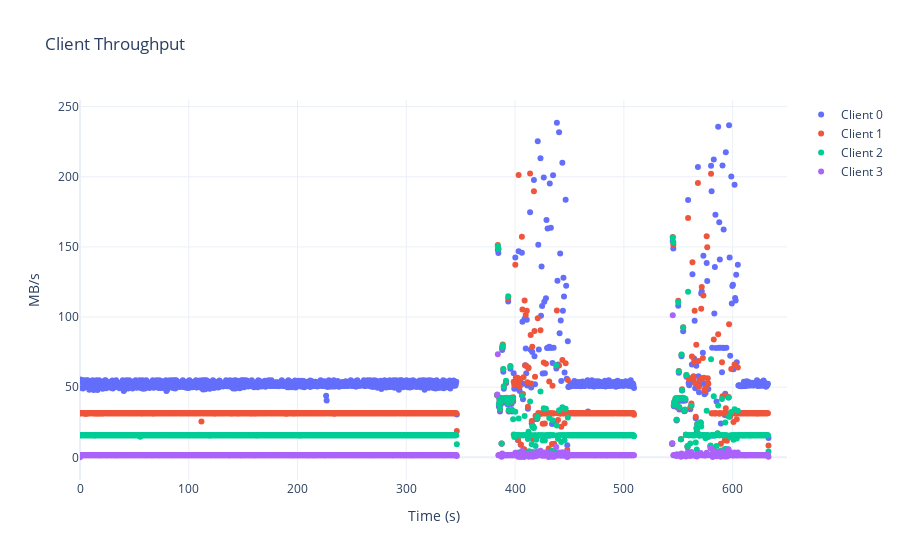
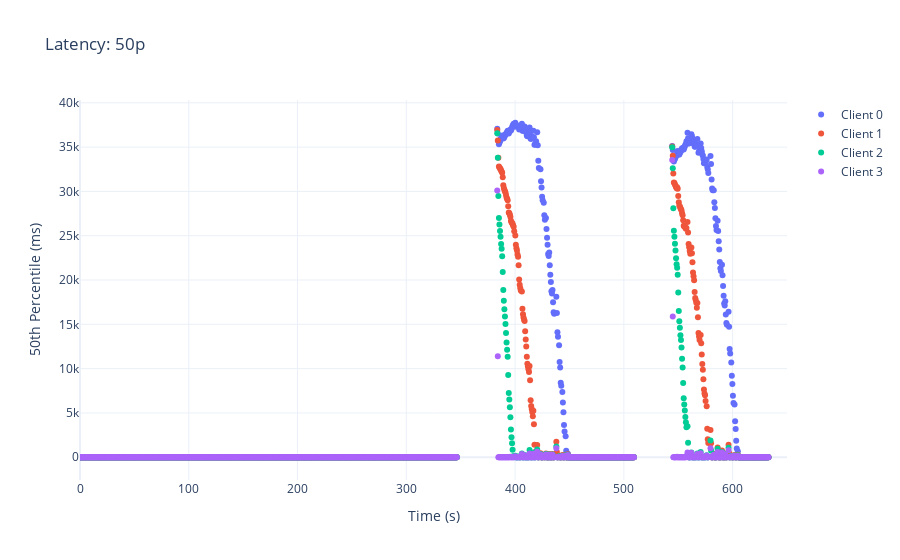
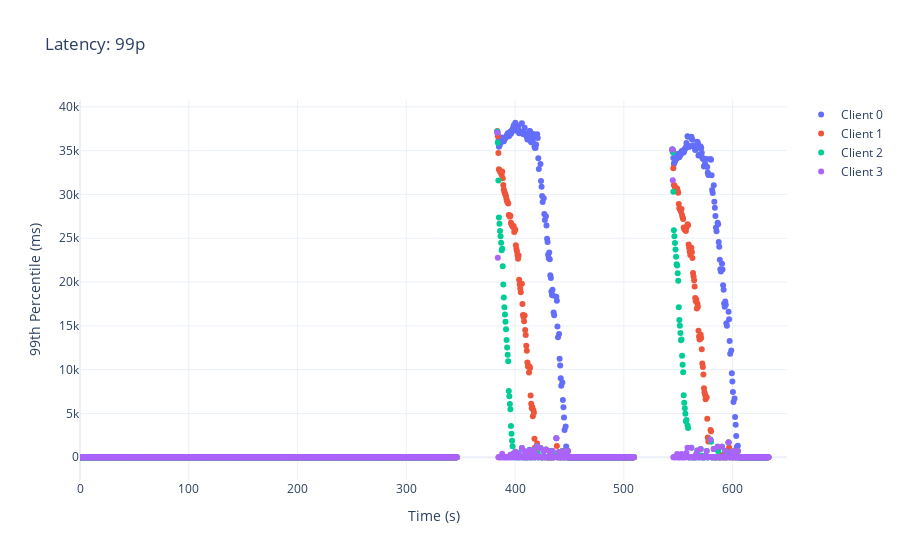
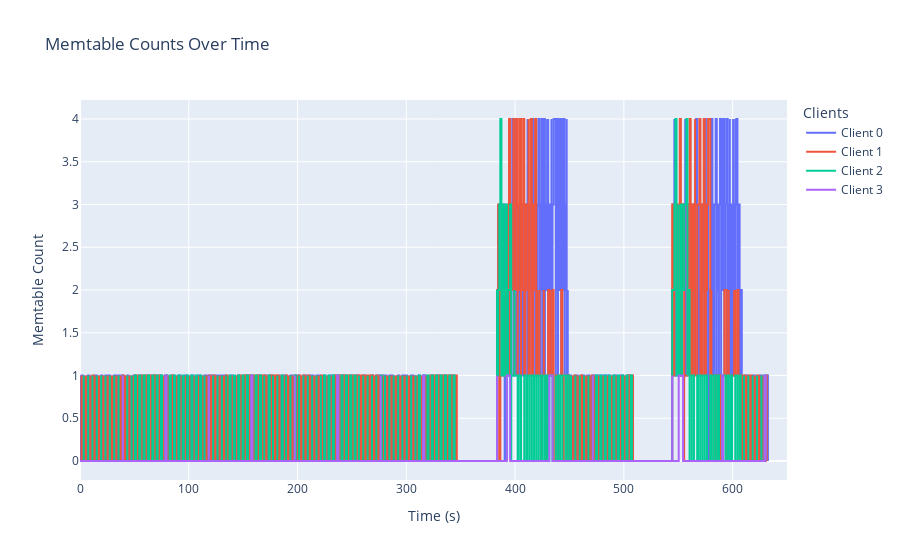

The notebook cell saved with these charts, in order:
### Code cell
import time 
from plotly.subplots import make_subplots
import plotly.graph_objects as go

def generate_plots(xlim, output_file):
  version = '3500-2000-1000-100-L0-100'
  start_time_s = plot_client_results(output_file, xlim, version)
  plot_memtable_stats(output_file, start_time_s, xlim, version)
  start_time_shift = 0
  plot_rocksdb_events(output_file, start_time_s, xlim, version)
  plot_overall_iops(output_file, start_time_shift, xlim, version)
  plot_overall_tputs(output_file, start_time_shift, xlim, version)
  plot_io_waittimes(output_file, start_time_shift, xlim, version)
  plot_io_reqsize(output_file, start_time_shift, xlim, version)
  plot_cpu_util(output_file, start_time_shift, xlim, version)

xlim = (0, 650)
output_file = "results/timeseries_" + str(int(time.time())) + ".txt"
generate_plots(xlim, output_file)

### Figure 1 — Plotly figure (JSON) as saved in the notebook; plotly's stock layout.template omitted (floating-point values rounded to 4 significant figures; data arrays with more than 128 entries replaced by an {"elided": "..."} marker saying what was removed)
{"data": [{"marker": {"size": 6}, "mode": "markers", "name": "Client 0", "type": "scatter", "x": {"elided": "1090 float values"}, "y": {"elided": "1090 float values"}}, {"marker": {"size": 6}, "mode": "markers", "name": "Client 1", "type": "scatter", "x": {"elided": "1090 float values"}, "y": {"elided": "1090 float values"}}, {"marker": {"size": 6}, "mode": "markers", "name": "Client 2", "type": "scatter", "x": {"elided": "1090 float values"}, "y": {"elided": "1090 float values"}}, {"marker": {"size": 6}, "mode": "markers", "name": "Client 3", "type": "scatter", "x": {"elided": "1090 float values"}, "y": {"elided": "1090 float values"}}], "layout": {"title": {"text": "Client Throughput"}, "xaxis": {"range": [0, 650], "title": {"text": "Time (s)"}}, "yaxis": {"title": {"text": "MB/s"}}}}

### Figure 2 — Plotly figure (JSON) as saved in the notebook; plotly's stock layout.template omitted (floating-point values rounded to 4 significant figures; data arrays with more than 128 entries replaced by an {"elided": "..."} marker saying what was removed)
{"data": [{"marker": {"size": 6}, "mode": "markers", "name": "Client 0", "type": "scatter", "x": {"elided": "1090 float values"}, "y": {"elided": "1090 float values"}}, {"marker": {"size": 6}, "mode": "markers", "name": "Client 1", "type": "scatter", "x": {"elided": "1090 float values"}, "y": {"elided": "1090 float values"}}, {"marker": {"size": 6}, "mode": "markers", "name": "Client 2", "type": "scatter", "x": {"elided": "1090 float values"}, "y": {"elided": "1090 float values"}}, {"marker": {"size": 6}, "mode": "markers", "name": "Client 3", "type": "scatter", "x": {"elided": "1090 float values"}, "y": {"elided": "1090 float values"}}], "layout": {"title": {"text": "Latency: 50p"}, "xaxis": {"range": [0, 650], "title": {"text": "Time (s)"}}, "yaxis": {"title": {"text": "50th Percentile (ms)"}}}}

### Figure 3 — Plotly figure (JSON) as saved in the notebook; plotly's stock layout.template omitted (floating-point values rounded to 4 significant figures; data arrays with more than 128 entries replaced by an {"elided": "..."} marker saying what was removed)
{"data": [{"marker": {"size": 6}, "mode": "markers", "name": "Client 0", "type": "scatter", "x": {"elided": "1090 float values"}, "y": {"elided": "1090 float values"}}, {"marker": {"size": 6}, "mode": "markers", "name": "Client 1", "type": "scatter", "x": {"elided": "1090 float values"}, "y": {"elided": "1090 float values"}}, {"marker": {"size": 6}, "mode": "markers", "name": "Client 2", "type": "scatter", "x": {"elided": "1090 float values"}, "y": {"elided": "1090 float values"}}, {"marker": {"size": 6}, "mode": "markers", "name": "Client 3", "type": "scatter", "x": {"elided": "1090 float values"}, "y": {"elided": "1090 float values"}}], "layout": {"title": {"text": "Latency: 99p"}, "xaxis": {"range": [0, 650], "title": {"text": "Time (s)"}}, "yaxis": {"title": {"text": "99th Percentile (ms)"}}}}

### Figure 4 — Plotly figure (JSON) as saved in the notebook; plotly's stock layout.template omitted (floating-point values rounded to 4 significant figures; data arrays with more than 128 entries replaced by an {"elided": "..."} marker saying what was removed)
{"data": [{"line": {"shape": "hv"}, "mode": "lines", "name": "Client 0", "type": "scatter", "x": {"elided": "2038 float values"}, "y": {"elided": "2038 int values"}}, {"line": {"shape": "hv"}, "mode": "lines", "name": "Client 1", "type": "scatter", "x": {"elided": "1262 float values"}, "y": {"elided": "1262 int values"}}, {"line": {"shape": "hv"}, "mode": "lines", "name": "Client 2", "type": "scatter", "x": {"elided": "638 float values"}, "y": {"elided": "638 int values"}}, {"line": {"shape": "hv"}, "mode": "lines", "name": "Client 3", "type": "scatter", "x": [0, 0, 39.44, 39.44, 39.44, 39.44, 78.44, 78.44, 79.44, 79.44, 118.4, 118.4, 118.4, 118.4, 157.4, 157.4, 158.4, 158.4, 197.4, 197.4, 197.4, 197.4, 236.4, 236.4, 237.4, 237.4, 276.4, 276.4, 276.4, 276.4, 315.4, 315.4, 316.4, 316.4, 383.4, 383.4, 383.4, 383.4, 392.4, 392.4, 395.4, 395.4, 431.4, 431.4, 434.4, 434.4, 471.4, 471.4, 471.4, 471.4, 544.4, 544.4, 544.4, 544.4, 550.4, 550.4, 554.4, 554.4, 590.4, 590.4, 591.4, 591.4, 629.4, 629.4, 630.4, 630.4], "y": [0, 0, 0, 1, 1, 0, 0, 1, 1, 0, 0, 1, 1, 0, 0, 1, 1, 0, 0, 1, 1, 0, 0, 1, 1, 0, 0, 1, 1, 0, 0, 1, 1, 0, 0, 1, 1, 0, 0, 1, 1, 0, 0, 1, 1, 0, 0, 1, 1, 0, 0, 1, 1, 0, 0, 1, 1, 0, 0, 1, 1, 0, 0, 1, 1, 0]}], "layout": {"legend": {"title": {"text": "Clients"}}, "title": {"text": "Memtable Counts Over Time"}, "xaxis": {"range": [0, 650], "showgrid": true, "title": {"text": "Time (s)"}}, "yaxis": {"showgrid": true, "title": {"text": "Memtable Count"}}}}
